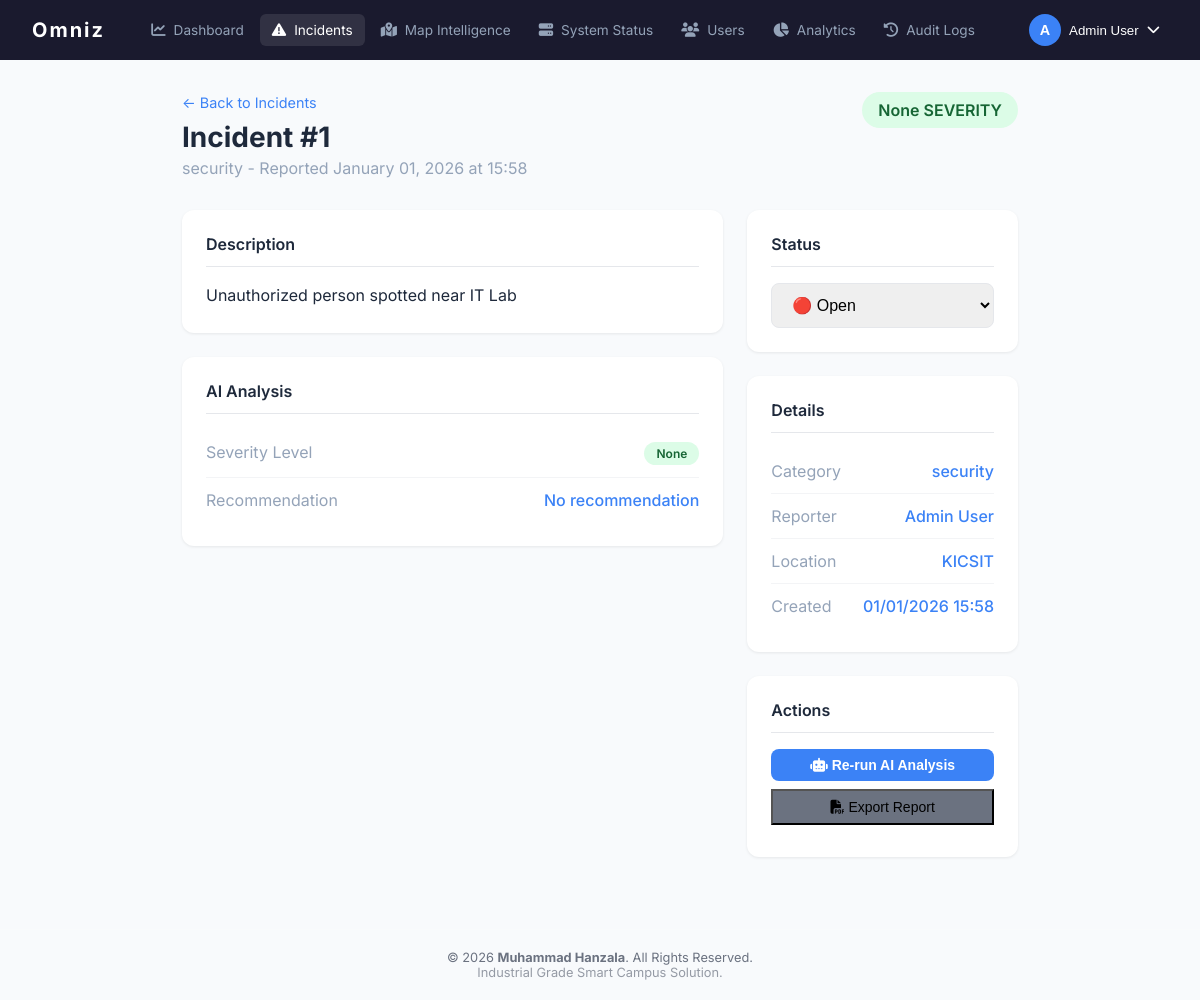
The page /incidents/1 (signed in) on the database its author committed.
### app/models.py (models this page shows, shortened)
class User(db.Model):
    __tablename__ = 'users'
    __table_args__ = {'extend_existing': True}
    id = db.Column(db.Integer, primary_key=True)
    university_id = db.Column(db.Integer, db.ForeignKey('universities.id'), nullable=True) # Nullable for platform broad admins
    name = db.Column(db.String(100), nullable=False)
    email = db.Column(db.String(120), unique=True, nullable=False, index=True)
    password_hash = db.Column(db.String(256), nullable=False)
    role = db.Column(db.String(20), default='student')  # student, staff, security, admin
    phone = db.Column(db.String(20))
    profile_photo = db.Column(db.String(256))
    created_at = db.Column(db.DateTime, default=datetime.utcnow)
    is_active = db.Column(db.Boolean, default=True)
    fcm_token = db.Column(db.String(256))  # For push notifications
    university = db.relationship('University', backref='users')
    campus_id = db.Column(db.Integer, db.ForeignKey('campuses.id'), nullable=True)
    dept_id = db.Column(db.Integer, db.ForeignKey('departments.id'), nullable=True)
    children = db.relationship(
         'User',
         secondary=student_parent_link,
         primaryjoin="student_parent_link.c.parent_id == User.id",
         secondaryjoin="student_parent_link.c.child_id == User.id",
         backref=db.backref('parents', lazy='dynamic'),
         lazy='dynamic'
     )
    totp_secret = db.Column(db.String(32))
    is_2fa_enabled = db.Column(db.Boolean, default=False)
    twofactor_method = db.Column(db.String(20), default='email') # email, totp, both
    otp_code = db.Column(db.String(6))
    otp_expiry = db.Column(db.DateTime)
    backup_codes = db.Column(db.Text) # Stored as comma-separated or JSON string

class Incident(db.Model):
    __tablename__ = 'incidents'
    id = db.Column(db.Integer, primary_key=True)
    university_id = db.Column(db.Integer, db.ForeignKey('universities.id'), nullable=False)
    user_id = db.Column(db.Integer, db.ForeignKey('users.id'), nullable=False)
    description = db.Column(db.Text, nullable=False)
    category = db.Column(db.String(50))  # security, fire, medical, accident, infrastructure
    severity = db.Column(db.String(20), default='medium')  # low, medium, high
    status = db.Column(db.String(20), default='open')  # open, in_progress, resolved
    image_url = db.Column(db.String(256))
    latitude = db.Column(db.Float)
    longitude = db.Column(db.Float)
    x = db.Column(db.Integer)
    y = db.Column(db.Integer)
    ai_category = db.Column(db.String(50))
    ai_confidence = db.Column(db.Float)
    ai_labels = db.Column(db.Text)
    ai_severity = db.Column(db.String(20), index=True)
    ai_recommendation = db.Column(db.Text)
    ai_analyzed_at = db.Column(db.DateTime)
    created_at = db.Column(db.DateTime, default=datetime.utcnow)
    resolved_at = db.Column(db.DateTime)
    user = db.relationship('User', backref='incidents')
    university = db.relationship('University', backref='incidents')

### app/web/routes.py (the view)
@web_bp.route('/incidents/<int:id>')
@login_required
def incident_detail(id):
    incident = Incident.query.get_or_404(id)
    return render_template('incident_detail.html', incident=incident)

### app/utils.py (called while the page is built)
def login_required(f):
    @wraps(f)
    def decorated_function(*args, **kwargs):
        if 'user_id' not in session:
            flash('Please login to access this page')
            return redirect(url_for('web.login'))
        return f(*args, **kwargs)
    return decorated_function

def has_permission(user_role, permission):
    role_perms = PERMISSIONS.get(user_role, [])
    if '*' in role_perms:
        return True
    for p in role_perms:
        if p == permission or p.startswith(f"{permission}."):
            return True
    return False

### app/templates/incident_detail.html (shortened to what this page needs)
{% extends "base.html" %}
{% block content %}
<div class="page-container" style="max-width:900px;">
    <div class="page-header" style="display:flex;justify-content:space-between;align-items:flex-start;">
        <div>
            <a href="{{ url_for('web.incidents') }}"
                style="color:var(--accent);text-decoration:none;font-size:0.9rem;">← Back to Incidents</a>
            <h1 style="margin-top:0.5rem;">Incident #{{ incident.id }}</h1>
            <p>{{ incident.category }} - Reported {{ incident.created_at.strftime('%B %d, %Y at %H:%M') }}</p>
        </div>
        <span
            class="badge badge-{{ 'danger' if incident.ai_severity == 'HIGH' else 'warning' if incident.ai_severity == 'MEDIUM' else 'success' }}"
            style="font-size:1rem;padding:0.5rem 1rem;">
            {{ incident.ai_severity }} SEVERITY
        </span>
    </div>
    <div style="display:grid;grid-template-columns:2fr 1fr;gap:1.5rem;">
        <div>
            <div class="info-card" style="margin-bottom:1.5rem;">
                <h3>Description</h3>
                <p style="line-height:1.6;">{{ incident.description }}</p>
            </div>
            <div class="info-card">
                <h3>AI Analysis</h3>
                <div class="info-row">
                    <span class="label">Severity Level</span>
                    <span
                        class="badge badge-{{ 'danger' if incident.ai_severity == 'HIGH' else 'warning' if incident.ai_severity == 'MEDIUM' else 'success' }}">{{
                        incident.ai_severity }}</span>
                </div>
                <div class="info-row">
                    <span class="label">Recommendation</span>
                    <span class="value">{{ incident.ai_recommendation or 'No recommendation' }}</span>
                </div>
            </div>
        </div>
        <div>
            <div class="info-card" style="margin-bottom:1.5rem;">
                <h3>Status</h3>
                <form action="{{ url_for('web.update_incident_status', id=incident.id) }}" method="POST">
                    <select name="status" class="form-control" onchange="this.form.submit()">
                        <option value="open" {{ 'selected' if incident.status=='open' }}>🔴 Open</option>
                    </select>
                </form>
            </div>
            <div class="info-card" style="margin-bottom:1.5rem;">
                <h3>Details</h3>
                <div class="info-row">
                    <span class="label">Category</span>
                    <span class="value">{{ incident.category }}</span>
                </div>
                <div class="info-row">
                    <span class="label">Reporter</span>
                    <span class="value">{{ incident.user.name if incident.user else 'Unknown' }}</span>
                </div>
                <div class="info-row">
                    <span class="label">Location</span>
                    <span class="value">KICSIT</span>
                </div>
                <div class="info-row">
                    <span class="label">Created</span>
                    <span class="value">{{ incident.created_at.strftime('%d/%m/%Y %H:%M') }}</span>
                </div>
            </div>
            <div class="info-card">
                <h3>Actions</h3>
                <button class="btn-primary btn-sm" style="width:100%;margin-bottom:0.5rem;"
                    onclick="showToast('Analysis triggered', 'info')">
                    <i class="fas fa-robot"></i> Re-run AI Analysis
                </button>
                <button class="btn-secondary btn-sm" style="width:100%;margin-bottom:0.5rem;">
                    <i class="fas fa-file-pdf"></i> Export Report
                </button>
            </div>
        </div>
    </div>
</div>
{% endblock %}

### app/templates/base.html (shortened to what this page needs)
<!DOCTYPE html>
<html lang="en">
<head>
    <link rel="stylesheet" href="https://cdnjs.cloudflare.com/ajax/libs/font-awesome/6.4.0/css/all.min.css">
    <link rel="stylesheet" href="https://unpkg.com/leaflet@1.9.4/dist/leaflet.css">
    <link rel="stylesheet" href="{{ url_for('static', filename='css/ciias.css') }}">
</head>
<body>
    <nav class="top-navbar">
        <div class="nav-brand uppercase font-bold tracking-tighter">Omniz</div>
        <div class="nav-links">
            <a href="{{ url_for('web.dashboard') }}"
                class="{{ 'active' if request.endpoint and request.endpoint == 'web.dashboard' }}">
                <i class="fas fa-chart-line"></i> Dashboard
            </a>
            <a href="{{ url_for('web.incidents') }}"
                class="{{ 'active' if request.endpoint and 'incident' in request.endpoint }}">
                <i class="fas fa-exclamation-triangle"></i> Incidents
            </a>
            <a href="{{ url_for('web.map_intelligence') }}"
                class="{{ 'active' if request.endpoint and request.endpoint == 'web.map_intelligence' }}">
                <i class="fas fa-map-marked-alt"></i> Map Intelligence
            </a>
            <a href="{{ url_for('web.system_status') }}"
                class="{{ 'active' if request.endpoint and request.endpoint == 'web.system_status' }}">
                <i class="fas fa-server"></i> System Status
            </a>
            {% if has_permission('users') %}
            <a href="{{ url_for('web.users') }}"
                class="{{ 'active' if request.endpoint and request.endpoint == 'web.users' }}">
                <i class="fas fa-users"></i> Users
            </a>
            {% endif %}
            {% if has_permission('analytics') %}
            <a href="{{ url_for('web.analytics') }}"
                class="{{ 'active' if request.endpoint and request.endpoint == 'web.analytics' }}">
                <i class="fas fa-chart-pie"></i> Analytics
            </a>
            {% endif %}
            {% if has_permission('audit_logs') %}
            <a href="{{ url_for('web.audit_logs') }}"
                class="{{ 'active' if request.endpoint and request.endpoint == 'web.audit_logs' }}">
                <i class="fas fa-history"></i> Audit Logs
            </a>
            {% endif %}
        </div>
        <div class="nav-user">
            <div class="dropdown">
                <button class="dropdown-toggle" onclick="toggleDropdown()">
                    <span class="user-avatar">{{ session.get('user_name', 'U')[0] }}</span>
                    <span>{{ session.get('user_name', 'User') }}</span>
                    <i class="fas fa-chevron-down"></i>
                </button>
            </div>
        </div>
    </nav>
    {% block content %}{% endblock %}
    <footer
        style="text-align: center; padding: 20px; color: #6b7280; font-size: 0.8rem; margin-top: 40px; border-top: 1px solid rgba(255,255,255,0.1);">
        &copy; 2026 <strong>Muhammad Hanzala</strong>. All Rights Reserved. <br>
        <span style="opacity: 0.7;">Industrial Grade Smart Campus Solution.</span>
    </footer>
</body>
</html>

### app/static/css/ciias.css (style rules this page uses)
:root { --primary: #1e3a5f; --primary-light: #2d5a8e; --accent: #3b82f6; --accent-hover: #2563eb; --bg-dark: #1a1a2e; --bg-light: #f8fafc; --text-light: #94a3b8; --text-dark: #1e293b; --success: #22c55e; --warning: #f59e0b; --danger: #ef4444; --info: #06b6d4; }
* { box-sizing: border-box; margin: 0; padding: 0; }
body { font-family: 'Inter', -apple-system, BlinkMacSystemFont, sans-serif; background: var(--bg-light); color: var(--text-dark); }
.form-control { width: 100%; padding: 0.75rem 1rem; border: 1px solid #e5e7eb; border-radius: 8px; font-size: 1rem; transition: all 0.2s; }
.btn-primary { width: 100%; padding: 0.875rem; background: var(--accent); color: white; border: none; border-radius: 8px; font-weight: 600; font-size: 1rem; cursor: pointer; transition: background 0.2s; }
.btn-secondary { background: #6b7280; }
.btn-sm { padding: 0.5rem 1rem; font-size: 0.875rem; width: auto; }
.top-navbar { background: var(--bg-dark); padding: 0 2rem; display: flex; align-items: center; justify-content: space-between; height: 60px; position: sticky; top: 0; z-index: 1000; }
.nav-brand { color: white; font-size: 1.25rem; font-weight: 700; letter-spacing: 2px; }
.nav-links { display: flex; gap: 0.25rem; }
.nav-links a { color: var(--text-light); text-decoration: none; padding: 0.5rem 0.75rem; border-radius: 6px; font-size: 0.85rem; transition: all 0.2s; display: flex; align-items: center; gap: 0.5rem; }
.nav-links a:hover, .nav-links a.active { color: white; background: rgba(255, 255, 255, 0.1); }
.nav-links a i { font-size: 0.9rem; }
.nav-user { position: relative; }
.dropdown-toggle { display: flex; align-items: center; gap: 0.5rem; background: none; border: none; color: white; cursor: pointer; padding: 0.5rem; border-radius: 8px; }
.user-avatar { width: 32px; height: 32px; background: var(--accent); border-radius: 50%; display: flex; align-items: center; justify-content: center; font-weight: 600; font-size: 0.9rem; }
.page-container { padding: 2rem; max-width: 1400px; margin: 0 auto; }
.page-header { margin-bottom: 2rem; }
.page-header h1 { font-size: 1.75rem; font-weight: 700; color: var(--text-dark); }
.page-header p { color: var(--text-light); margin-top: 0.25rem; }
.info-card { background: white; border-radius: 12px; padding: 1.5rem; box-shadow: 0 1px 3px rgba(0, 0, 0, 0.08); }
.info-card h3 { font-size: 1rem; font-weight: 600; margin-bottom: 1rem; padding-bottom: 0.75rem; border-bottom: 1px solid #e5e7eb; }
.info-row { display: flex; justify-content: space-between; padding: 0.75rem 0; border-bottom: 1px solid #f3f4f6; }
.info-row:last-child { border-bottom: none; }
.info-row .label { color: var(--text-light); }
.info-row .value { color: var(--accent); font-weight: 500; }
.badge { padding: 0.25rem 0.75rem; border-radius: 20px; font-size: 0.75rem; font-weight: 600; }
.badge-success { background: #dcfce7; color: #166534; }

### rows shown on the page
User: get "Admin User", user "Admin User"
Incident: id "1", category "security", created_at "January 01, 2026 at 15:58", ai_severity "None", description "Unauthorized person spotted near IT Lab", ai_recommendation "No recommendation", created_at "01/01/2026 15:58"

### other values the page prints
{{ session.get('user_name', 'U')[0] }} "A"
